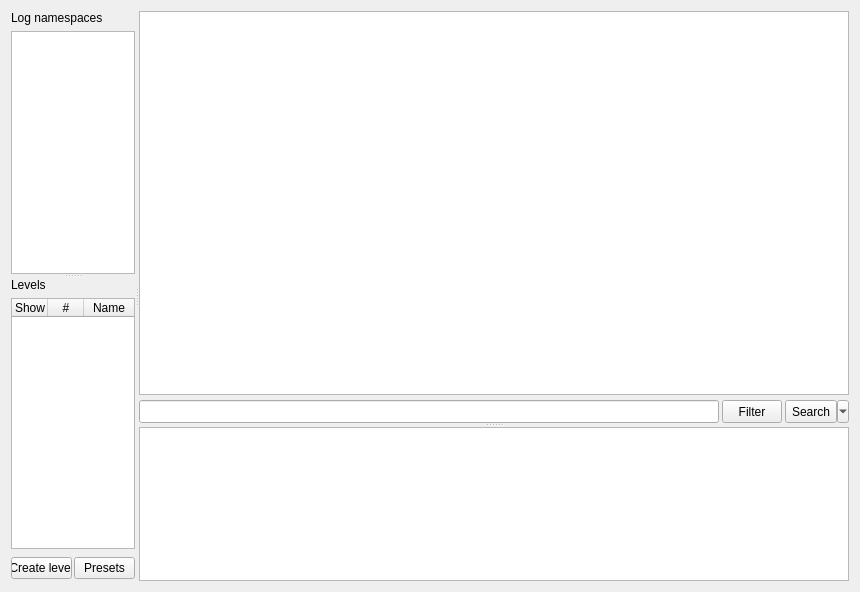
<?xml version="1.0" encoding="UTF-8"?>
<ui version="4.0">
 <class>Logger</class>
 <widget class="QWidget" name="Logger">
  <property name="geometry">
   <rect>
    <x>0</x>
    <y>0</y>
    <width>860</width>
    <height>592</height>
   </rect>
  </property>
  <property name="windowTitle">
   <string>cutelog logger</string>
  </property>
  <layout class="QHBoxLayout" name="horizontalLayout">
   <item>
    <widget class="QSplitter" name="horizontalSplitter">
     <property name="sizePolicy">
      <sizepolicy hsizetype="Expanding" vsizetype="Expanding">
       <horstretch>0</horstretch>
       <verstretch>0</verstretch>
      </sizepolicy>
     </property>
     <property name="orientation">
      <enum>Qt::Horizontal</enum>
     </property>
     <widget class="QWidget" name="verticalWidget_2" native="true">
      <property name="sizePolicy">
       <sizepolicy hsizetype="Preferred" vsizetype="Preferred">
        <horstretch>12</horstretch>
        <verstretch>0</verstretch>
       </sizepolicy>
      </property>
      <layout class="QVBoxLayout" name="verticalLayout_3">
       <property name="spacing">
        <number>3</number>
       </property>
       <property name="leftMargin">
        <number>0</number>
       </property>
       <property name="topMargin">
        <number>0</number>
       </property>
       <property name="rightMargin">
        <number>0</number>
       </property>
       <property name="bottomMargin">
        <number>0</number>
       </property>
       <item>
        <widget class="QSplitter" name="splitter">
         <property name="orientation">
          <enum>Qt::Vertical</enum>
         </property>
         <widget class="QWidget" name="verticalLayoutWidget">
          <layout class="QVBoxLayout" name="verticalLayout">
           <item>
            <widget class="QLabel" name="label">
             <property name="maximumSize">
              <size>
               <width>150</width>
               <height>16777215</height>
              </size>
             </property>
             <property name="text">
              <string>Log namespaces</string>
             </property>
             <property name="margin">
              <number>1</number>
             </property>
            </widget>
           </item>
           <item>
            <widget class="QTreeView" name="namespaceTreeView">
             <property name="sizePolicy">
              <sizepolicy hsizetype="Preferred" vsizetype="Expanding">
               <horstretch>0</horstretch>
               <verstretch>0</verstretch>
              </sizepolicy>
             </property>
             <property name="minimumSize">
              <size>
               <width>50</width>
               <height>0</height>
              </size>
             </property>
             <property name="editTriggers">
              <set>QAbstractItemView::NoEditTriggers</set>
             </property>
             <property name="showDropIndicator" stdset="0">
              <bool>false</bool>
             </property>
             <property name="selectionMode">
              <enum>QAbstractItemView::ExtendedSelection</enum>
             </property>
             <property name="selectionBehavior">
              <enum>QAbstractItemView::SelectItems</enum>
             </property>
             <property name="autoExpandDelay">
              <number>-1</number>
             </property>
             <property name="indentation">
              <number>12</number>
             </property>
             <property name="rootIsDecorated">
              <bool>true</bool>
             </property>
             <property name="uniformRowHeights">
              <bool>false</bool>
             </property>
             <property name="itemsExpandable">
              <bool>true</bool>
             </property>
             <property name="animated">
              <bool>false</bool>
             </property>
             <property name="allColumnsShowFocus">
              <bool>false</bool>
             </property>
             <property name="headerHidden">
              <bool>true</bool>
             </property>
             <attribute name="headerDefaultSectionSize">
              <number>15</number>
             </attribute>
            </widget>
           </item>
          </layout>
         </widget>
         <widget class="QWidget" name="layoutWidget">
          <layout class="QGridLayout" name="gridLayout_2">
           <item row="3" column="0">
            <layout class="QHBoxLayout" name="levelButtonsLayout">
             <property name="spacing">
              <number>2</number>
             </property>
             <property name="leftMargin">
              <number>0</number>
             </property>
             <property name="topMargin">
              <number>2</number>
             </property>
             <property name="rightMargin">
              <number>0</number>
             </property>
             <property name="bottomMargin">
              <number>2</number>
             </property>
             <item>
              <widget class="QPushButton" name="createLevelButton">
               <property name="sizePolicy">
                <sizepolicy hsizetype="Expanding" vsizetype="Fixed">
                 <horstretch>0</horstretch>
                 <verstretch>0</verstretch>
                </sizepolicy>
               </property>
               <property name="minimumSize">
                <size>
                 <width>20</width>
                 <height>0</height>
                </size>
               </property>
               <property name="maximumSize">
                <size>
                 <width>75</width>
                 <height>16777215</height>
                </size>
               </property>
               <property name="text">
                <string>Create level</string>
               </property>
              </widget>
             </item>
             <item>
              <widget class="QPushButton" name="presetsButton">
               <property name="sizePolicy">
                <sizepolicy hsizetype="Expanding" vsizetype="Fixed">
                 <horstretch>0</horstretch>
                 <verstretch>0</verstretch>
                </sizepolicy>
               </property>
               <property name="minimumSize">
                <size>
                 <width>40</width>
                 <height>0</height>
                </size>
               </property>
               <property name="maximumSize">
                <size>
                 <width>75</width>
                 <height>16777215</height>
                </size>
               </property>
               <property name="text">
                <string>Presets</string>
               </property>
              </widget>
             </item>
            </layout>
           </item>
           <item row="2" column="0">
            <widget class="QTableWidget" name="levelsTable">
             <property name="sizePolicy">
              <sizepolicy hsizetype="Preferred" vsizetype="Expanding">
               <horstretch>0</horstretch>
               <verstretch>0</verstretch>
              </sizepolicy>
             </property>
             <property name="autoScroll">
              <bool>false</bool>
             </property>
             <property name="editTriggers">
              <set>QAbstractItemView::NoEditTriggers</set>
             </property>
             <property name="showDropIndicator" stdset="0">
              <bool>false</bool>
             </property>
             <property name="defaultDropAction">
              <enum>Qt::MoveAction</enum>
             </property>
             <property name="selectionBehavior">
              <enum>QAbstractItemView::SelectRows</enum>
             </property>
             <property name="showGrid">
              <bool>true</bool>
             </property>
             <property name="gridStyle">
              <enum>Qt::SolidLine</enum>
             </property>
             <attribute name="horizontalHeaderDefaultSectionSize">
              <number>36</number>
             </attribute>
             <attribute name="horizontalHeaderHighlightSections">
              <bool>false</bool>
             </attribute>
             <attribute name="horizontalHeaderShowSortIndicator" stdset="0">
              <bool>false</bool>
             </attribute>
             <attribute name="horizontalHeaderStretchLastSection">
              <bool>true</bool>
             </attribute>
             <attribute name="verticalHeaderVisible">
              <bool>false</bool>
             </attribute>
             <attribute name="verticalHeaderDefaultSectionSize">
              <number>20</number>
             </attribute>
             <attribute name="verticalHeaderHighlightSections">
              <bool>true</bool>
             </attribute>
             <attribute name="verticalHeaderMinimumSectionSize">
              <number>15</number>
             </attribute>
             <attribute name="verticalHeaderStretchLastSection">
              <bool>false</bool>
             </attribute>
             <column>
              <property name="text">
               <string>Show</string>
              </property>
             </column>
             <column>
              <property name="text">
               <string>#</string>
              </property>
             </column>
             <column>
              <property name="text">
               <string>Name</string>
              </property>
             </column>
            </widget>
           </item>
           <item row="1" column="0">
            <widget class="QLabel" name="label_3">
             <property name="maximumSize">
              <size>
               <width>100</width>
               <height>16777215</height>
              </size>
             </property>
             <property name="text">
              <string>Levels</string>
             </property>
             <property name="margin">
              <number>1</number>
             </property>
            </widget>
           </item>
          </layout>
         </widget>
        </widget>
       </item>
      </layout>
     </widget>
     <widget class="QSplitter" name="verticalSplitter">
      <property name="sizePolicy">
       <sizepolicy hsizetype="Expanding" vsizetype="Expanding">
        <horstretch>69</horstretch>
        <verstretch>0</verstretch>
       </sizepolicy>
      </property>
      <property name="orientation">
       <enum>Qt::Vertical</enum>
      </property>
      <widget class="QWidget" name="verticalWidget" native="true">
       <property name="sizePolicy">
        <sizepolicy hsizetype="Expanding" vsizetype="Expanding">
         <horstretch>0</horstretch>
         <verstretch>7</verstretch>
        </sizepolicy>
       </property>
       <layout class="QVBoxLayout" name="verticalLayout_2">
        <property name="spacing">
         <number>5</number>
        </property>
        <property name="leftMargin">
         <number>0</number>
        </property>
        <property name="topMargin">
         <number>0</number>
        </property>
        <property name="rightMargin">
         <number>0</number>
        </property>
        <property name="bottomMargin">
         <number>0</number>
        </property>
        <item>
         <widget class="QTableView" name="loggerTable">
          <property name="sizePolicy">
           <sizepolicy hsizetype="Expanding" vsizetype="Expanding">
            <horstretch>0</horstretch>
            <verstretch>0</verstretch>
           </sizepolicy>
          </property>
          <property name="minimumSize">
           <size>
            <width>0</width>
            <height>0</height>
           </size>
          </property>
          <property name="font">
           <font>
            <family>Sans Serif</family>
           </font>
          </property>
          <property name="mouseTracking">
           <bool>false</bool>
          </property>
          <property name="autoScroll">
           <bool>false</bool>
          </property>
          <property name="editTriggers">
           <set>QAbstractItemView::NoEditTriggers</set>
          </property>
          <property name="tabKeyNavigation">
           <bool>false</bool>
          </property>
          <property name="showDropIndicator" stdset="0">
           <bool>false</bool>
          </property>
          <property name="dragDropOverwriteMode">
           <bool>false</bool>
          </property>
          <property name="selectionMode">
           <enum>QAbstractItemView::SingleSelection</enum>
          </property>
          <property name="selectionBehavior">
           <enum>QAbstractItemView::SelectRows</enum>
          </property>
          <property name="wordWrap">
           <bool>false</bool>
          </property>
          <property name="cornerButtonEnabled">
           <bool>false</bool>
          </property>
          <attribute name="horizontalHeaderHighlightSections">
           <bool>false</bool>
          </attribute>
          <attribute name="verticalHeaderVisible">
           <bool>false</bool>
          </attribute>
          <attribute name="verticalHeaderDefaultSectionSize">
           <number>20</number>
          </attribute>
          <attribute name="verticalHeaderHighlightSections">
           <bool>false</bool>
          </attribute>
         </widget>
        </item>
        <item>
         <widget class="QWidget" name="searchWidget" native="true">
          <property name="sizePolicy">
           <sizepolicy hsizetype="Preferred" vsizetype="Minimum">
            <horstretch>0</horstretch>
            <verstretch>0</verstretch>
           </sizepolicy>
          </property>
          <property name="minimumSize">
           <size>
            <width>0</width>
            <height>23</height>
           </size>
          </property>
          <property name="maximumSize">
           <size>
            <width>16777215</width>
            <height>23</height>
           </size>
          </property>
          <layout class="QHBoxLayout" name="searchLayout">
           <property name="spacing">
            <number>3</number>
           </property>
           <property name="leftMargin">
            <number>0</number>
           </property>
           <property name="topMargin">
            <number>0</number>
           </property>
           <property name="rightMargin">
            <number>0</number>
           </property>
           <property name="bottomMargin">
            <number>0</number>
           </property>
           <item>
            <widget class="QLineEdit" name="searchLine">
             <property name="sizePolicy">
              <sizepolicy hsizetype="Expanding" vsizetype="Minimum">
               <horstretch>0</horstretch>
               <verstretch>0</verstretch>
              </sizepolicy>
             </property>
             <property name="minimumSize">
              <size>
               <width>0</width>
               <height>23</height>
              </size>
             </property>
            </widget>
           </item>
           <item>
            <widget class="QPushButton" name="filterButton">
             <property name="sizePolicy">
              <sizepolicy hsizetype="Fixed" vsizetype="Minimum">
               <horstretch>0</horstretch>
               <verstretch>0</verstretch>
              </sizepolicy>
             </property>
             <property name="minimumSize">
              <size>
               <width>0</width>
               <height>23</height>
              </size>
             </property>
             <property name="maximumSize">
              <size>
               <width>60</width>
               <height>16777215</height>
              </size>
             </property>
             <property name="text">
              <string>Filter</string>
             </property>
            </widget>
           </item>
           <item>
            <widget class="QToolButton" name="searchDownButton">
             <property name="enabled">
              <bool>true</bool>
             </property>
             <property name="sizePolicy">
              <sizepolicy hsizetype="Fixed" vsizetype="Minimum">
               <horstretch>0</horstretch>
               <verstretch>0</verstretch>
              </sizepolicy>
             </property>
             <property name="minimumSize">
              <size>
               <width>60</width>
               <height>23</height>
              </size>
             </property>
             <property name="text">
              <string>Search</string>
             </property>
             <property name="popupMode">
              <enum>QToolButton::MenuButtonPopup</enum>
             </property>
             <property name="arrowType">
              <enum>Qt::NoArrow</enum>
             </property>
            </widget>
           </item>
          </layout>
         </widget>
        </item>
       </layout>
      </widget>
      <widget class="QTableView" name="detailTable">
       <property name="enabled">
        <bool>true</bool>
       </property>
       <property name="sizePolicy">
        <sizepolicy hsizetype="Expanding" vsizetype="Preferred">
         <horstretch>0</horstretch>
         <verstretch>3</verstretch>
        </sizepolicy>
       </property>
       <property name="minimumSize">
        <size>
         <width>0</width>
         <height>0</height>
        </size>
       </property>
       <property name="alternatingRowColors">
        <bool>true</bool>
       </property>
       <property name="selectionBehavior">
        <enum>QAbstractItemView::SelectRows</enum>
       </property>
       <attribute name="horizontalHeaderDefaultSectionSize">
        <number>100</number>
       </attribute>
       <attribute name="horizontalHeaderHighlightSections">
        <bool>false</bool>
       </attribute>
       <attribute name="horizontalHeaderStretchLastSection">
        <bool>true</bool>
       </attribute>
       <attribute name="verticalHeaderVisible">
        <bool>false</bool>
       </attribute>
       <attribute name="verticalHeaderDefaultSectionSize">
        <number>20</number>
       </attribute>
       <attribute name="verticalHeaderHighlightSections">
        <bool>false</bool>
       </attribute>
      </widget>
     </widget>
    </widget>
   </item>
  </layout>
 </widget>
 <resources/>
 <connections/>
</ui>
